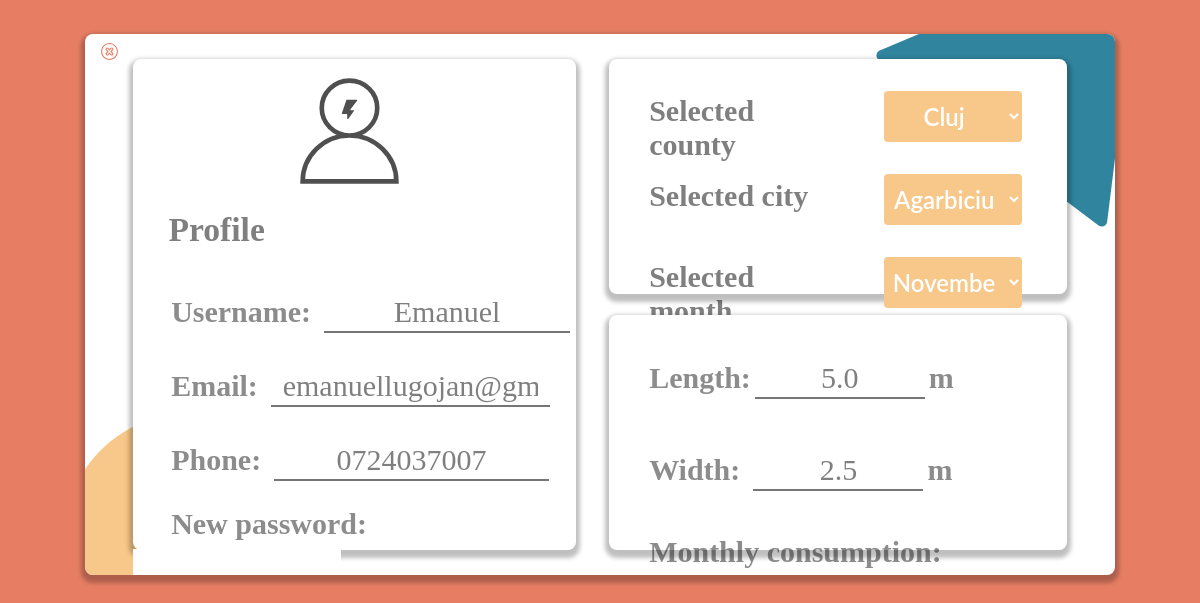
The app's page /profile (signed in), older data.
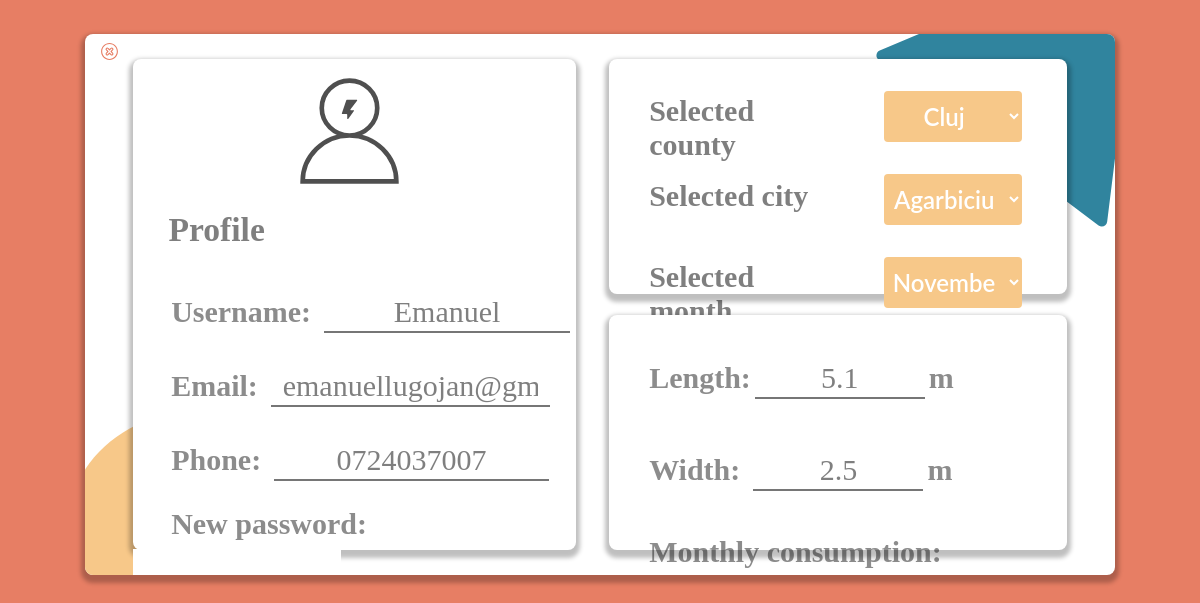
The same page, newer data.
### website/models.py (models this page shows)
class User(db.Model, UserMixin):
    id = db.Column(db.Integer, primary_key=True)
    name = db.Column(db.String(150))
    email = db.Column(db.String(150), unique=True)
    password = db.Column(db.String(150))
    phone = db.Column(db.String(150))
    county = db.Column(db.String(150))
    city = db.Column(db.String(150))
    roof_length = db.Column(db.Float)
    roof_width = db.Column(db.Float)
    month = db.Column(db.String(150))
    consumption = db.Column(db.Integer)

### website/views.py (the view, shortened to what this page needs)
@views.route('/profile', methods=['POST', 'GET'])
def profile():
    data = request.form
    return render_template('profile.html', user=current_user)

### website/__init__.py (called while the page is built)
def create_app():
   app = Flask(__name__)
   app.config['SQLALCHEMY_TRACK_MODIFICATIONS'] = False
   app.config['SECRET_KEY'] = 'abcd1234'
   app.config['SQLALCHEMY_DATABASE_URI'] = f'sqlite:///{DB_NAME}'
   db.init_app(app)
   from .views import views
   from .auth import auth
   app.register_blueprint(views, url_prefix='/')
   app.register_blueprint(auth, url_prefix='/')
   from . import models
   create_database(app)
   login_manager = LoginManager()
   login_manager.login_view = 'auth.login'
   login_manager.init_app(app)
   @login_manager.user_loader
   def load_user(id):
      try:
         id = int(id)
         return models.User.query.get(int(id))
      except:
         pass
   return app

### website/templates/profile.html (shortened to what this page needs)
<!DOCTYPE html>
<html lang="en">
<head>
    <link rel="stylesheet" type="text/css" href = "{{ url_for('static',filename='assets/css/profile.css') }}"/>
</head>
<body style=background:#e77e64;>
    <div class="wrapper">
        <div class="Rectangle-65">
            <a href="/"><img src = "{{ url_for('static',filename='assets/img/cancel-svgrepo-com 1.svg') }}" class="Exit"></a>
            <div class="Rectangle-62">
                <img class="Frame" src = "{{ url_for('static',filename='assets/img/frame2.svg') }}">
                <span class="profile2">
                  Profile
                </span>
                <br>
                <br>
                <br>
                <span class="Surface Text-Style-23">Username:</span>
                <input style="width: 55.5%;" name="get_name" type="text" id="get_name" name="get_name" value="{{user.name}}" onchange="get_name()">
                <br>
                <br>
                <span class="Surface Text-Style-23">Email:</span>
                <input style="width: 63%;" name="get_email"  type="text" id="get_email" name="get_email" value="{{user.email}}" onchange="get_email()">
                <br>
                <br>
                <span class="Surface Text-Style-23">Phone:</span>
                <input style="width: 62%;" name="get_phone" type="text" id="get_phone" name="get_phone" value="{{user.phone}}" onchange="get_phone()">
                <br>
                <br>
                <span class="Surface Text-Style-23">New password:</span>
                <input style="width: 47%;"  type="text" id="get_password" name="get_password" value="" onchange="get_password()">
                <br>
                <br>
                <br>
                <br>
            </div>
            <div class="Rectangle-63">
                <span class="Selected-county">
                  Selected county
                </span>
        <form method='POST'>
            <select class="s1" name="county" id="counties" onchange="cities_func('')">
                <script>
                    function counties(){
                        keys = Object.keys(orase)
                        console.log(keys.length)
                        console.log('here')
                        var min = 12,
                        max = 100,
                        select = document.getElementById('counties');
                        old_county = document.getElementById('get_county').value
                        for (var i = 0; i<keys.length; i++){
                            var opt = document.createElement('option');
                            opt.value = keys[i];
                            opt.innerHTML = keys[i];
                            if (opt.value == old_county){
                                opt.selected = true
                            }
                            select.appendChild(opt);
                        }
                    }
                </script>
            </select>
                <span class="Selected-city">
                  Selected city
                </span>
            <select class="s1" name="city" id="cities">
                <script>
                    window.onload = function(){
                        counties();
                        cities_func('');
                        gen_months();
                    };
                  function cities_func(county_param){
                      selected_county = document.getElementById('counties').selectedOptions[0];
                      county = selected_county.value;
                      if (county_param == 'Alba'){
                            county = 'Alba'
                      }
                      old_city = document.getElementById('get_city').value
                      console.log('BOOM')
                      console.log(county_param)
                      cities = orase[county];
                      select = document.getElementById('cities');
                      while (select.firstChild) {
                          select.removeChild(select.firstChild)
                      }
                      for(let i=0; i<cities.length; i++){
                          var opt = document.createElement('option');
                              opt.value = cities[i];
                              opt.innerHTML = cities[i];
                              if (opt.value == old_city){
                                  opt.selected = true
                              }
                              select.appendChild(opt);
                      }
                  }
                </script>
            </select>
        <span class="Selected-county">
            Selected month
          </span>
      <select class="s1 form" name="month" id="month">
            <script>
                function gen_months(){
                    select = document.getElementById('month');
                    while (select.firstChild) {
                        select.removeChild(select.firstChild);
                    }
                    all_months = ['January', 'February', 'March', 'April', 'May', 'June', 'July', 'August', 'September', 'October', 'November', 'December'];
                    user_month = document.getElementById('get_month').value;
                    console.log(user_month)
                    for(let i=0; i<12; i++){
                        var opt = document.createElement('option');
                            opt.value = all_months[i];
                            opt.innerHTML = all_months[i];
                            if (opt.value == user_month){
                                opt.selected = true;
                            }
                            select.appendChild(opt);
                    }
                }
            </script>
      </select>
            </div>
            <div class="Rectangle-64">
                <br><br>
                <span class="Surface Text-Style-21">Length:</span>
                <input type="text" id="surface" name="roof_length" value="{{user.roof_length}}">
            <span class="Text-Style-22">m</span>
                <br><br><br>
                <span class="Surface Text-Style-23">Width:</span>
                <input type="text" id="surface" name="roof_width" value="{{user.roof_width}}">
            <span class="Text-Style-22">m</span>
                <br><br><br>
                <span class="Surface Text-Style-21">Monthly consumption:</span>
            </div>
        </div>
    </div>
</body>
</html>

### website/static/assets/css/profile.css (style rules this page uses)
* { box-sizing: border-box; }
* { margin:0; padding:0; }
html, body { min-width:1000px; }
.wrapper { position: relative; padding-bottom: 56.4%; }
.Rectangle-65 { position: absolute; width: 85.8%; height: 80%; left: 7.1%; top: 5%; bottom: 5%; border-radius: 8px; box-shadow: 0 4px 4px 4px rgba(0, 0, 0, 0.25); background-color: #fff; overflow: hidden; }
.Rectangle-62 { position: absolute; width: 43.1%; height: 90.6%; left: 4.6%; top: 4.7%; border-radius: 8px; box-shadow: 0 4px 4px 4px rgba(0, 0, 0, 0.25); background-color: #fff; }
.Rectangle-63 { position: absolute; width: 44.5%; height: 43.3%; right: 4.6%; top: 4.7%; border-radius: 8px; box-shadow: 0 4px 4px 4px #00000040; background-color: #fff; }
.Selected-county { width: 40%; position: absolute; object-fit: contain; height: 11.1%; margin-top: 7.5%; margin-right: 30.2%; margin-bottom: auto; margin-left: 8.7%; flex-grow: 0; font-family: Outfit; font-size: 30px; font-weight: bold; font-stretch: normal; font-style: normal; line-height: normal; letter-spacing: normal; text-align: left; color: rgba(0, 0, 0, 0.5); }
.Selected-city { width: 181px; position: absolute; object-fit: contain; height: 39px; margin-top: 8%; margin-right: 32.9%; margin-bottom: 25.6%; margin-left: 8.7%; flex-grow: 0; font-family: Outfit; font-size: 30px; font-weight: bold; font-stretch: normal; font-style: normal; line-height: normal; letter-spacing: normal; text-align: left; color: rgba(0, 0, 0, 0.5); }
.Rectangle-64 { position: absolute; width: 44.5%; height: 43.3%; right: 4.6%; bottom: 4.7%; border-radius: 8px; box-shadow: 0 4px 4px 4px #00000040; background-color: #fff; }
.Exit { position: absolute; width: 2.1%; height: 3.2%; top: 1.7%; left: 1.3%; }
img.Frame { width: 28.5%; height: 22.1%; flex-grow: 0; margin-top: 3.9%; margin-bottom: 5%; margin-left: 34.7%; margin-right: 73.9%; object-fit: contain; }
.profile2 { width: 5.3%; height: 27.6%; flex-grow: 0; margin-left: 8.1%; margin-right: 64.4%; margin-top: 30%; margin-bottom: 2%; font-family: Outfit; font-size: 210%; font-weight: bold; font-stretch: normal; font-style: normal; line-height: normal; letter-spacing: normal; text-align: left; color: rgba(0, 0, 0, 0.5); object-fit: contain; }
select { width: 30%; height: 100%; padding-top: 10px; padding-right: 10px; padding-bottom: 10px; padding-left: 1%; overflow-y: scrollbar; text-align: center; font-family: Lato; color: #ffffff; font-size: 150%; font-weight: 600; font-stretch: normal; font-style: normal; line-height: normal; letter-spacing: normal; margin-left: 60%; margin-top: 7%; margin-bottom: auto; margin-right: 20.6%; border: none; border-radius: 4px; background-color: #f7c889; }
input[type=text] { outline: none; width: 170px; font-size: 30px; font-family: Outfit; color: rgba(0, 0, 0, 0.5); text-align: center; padding: 2px 12px; margin: 8px 0; box-sizing: border-box; resize:vertical; border-top: none; border-left: none; border-right: none; border-bottom: 2px solid color: rgba(0, 0, 0, 0.5); background-color: white; }
.Text-Style-21 { opacity: 0.9; font-family: Outfit; font-size: 30px; font-weight: bold; font-stretch: normal; font-style: normal; line-height: normal; letter-spacing: normal; text-align: left; color: rgba(0, 0, 0, 0.5); display: inline; margin-left: 8.7%; }
.Text-Style-22 { opacity: 0.9; font-family: Outfit; font-size: 30px; font-weight: bold; font-stretch: normal; font-style: normal; line-height: normal; letter-spacing: normal; text-align: left; color: rgba(0, 0, 0, 0.5); display: inline; margin-left: 0; }
.Text-Style-23 { opacity: 0.9; font-family: Outfit; font-size: 30px; font-weight: bold; font-stretch: normal; font-style: normal; line-height: normal; letter-spacing: normal; text-align: left; color: rgba(0, 0, 0, 0.5); display: inline; margin-left: 8.7%; margin-right: 2%; }

Row changes from the older to the newer data that the page shows:
changed User "Emanuel": roof_length "5.0" → "5.1"
